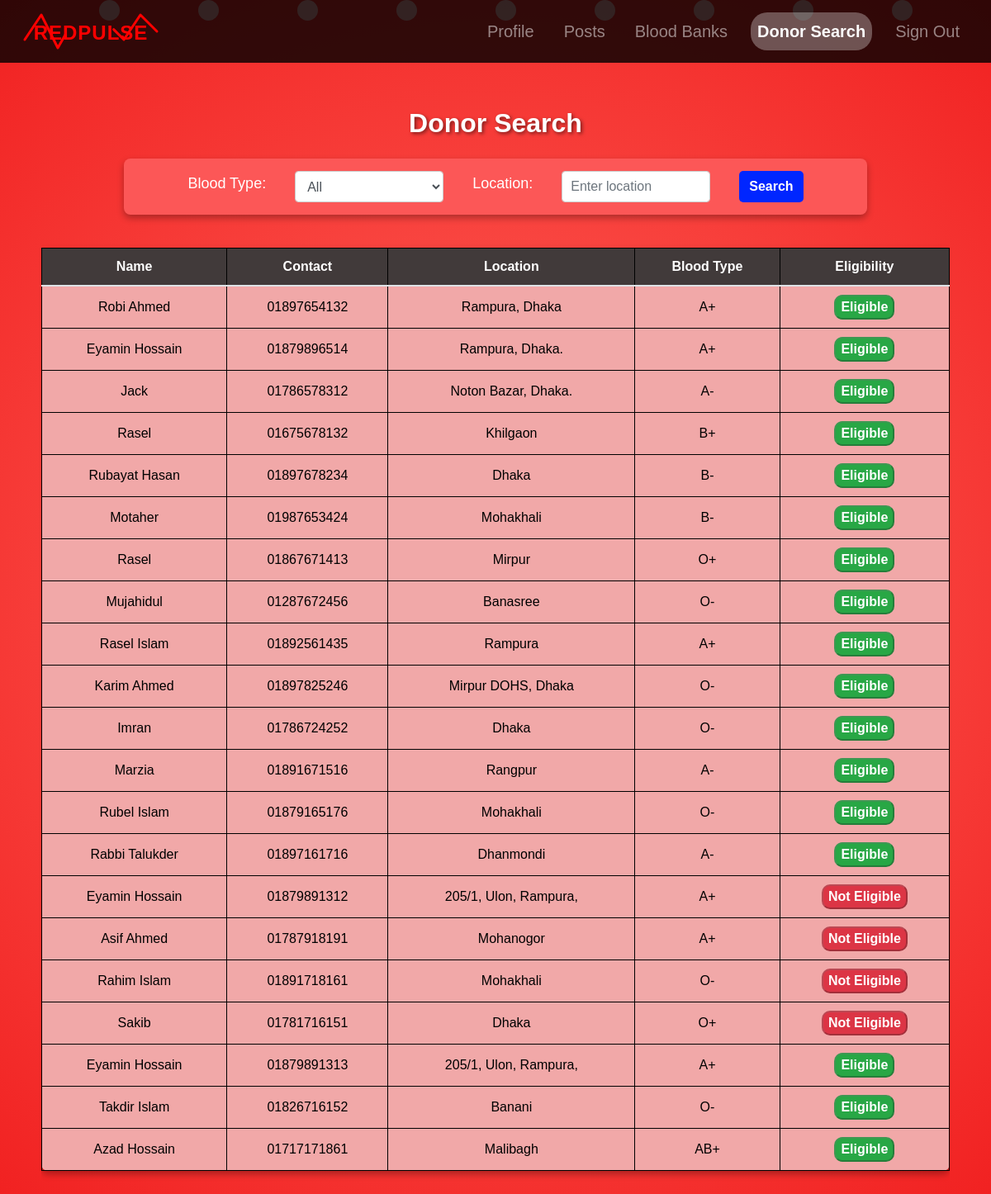
The app's page /donor_search.php (signed in) with its own data.
### tables this page shows
CREATE TABLE `user` (
  `id` int(10) NOT NULL,
  `name` varchar(255) NOT NULL,
  `email` varchar(255) NOT NULL,
  `contact` varchar(255) NOT NULL,
  `password` varchar(255) NOT NULL,
  `bloodtype` varchar(255) NOT NULL,
  `lastdonationdate` date DEFAULT NULL,
  `location` varchar(255) NOT NULL,
  `profile_picture` varchar(255) NOT NULL DEFAULT 'photos/images.png',
  `created_at` datetime DEFAULT NULL
);

### donor_search.php (the view, shortened to what this page needs)
<?php
$host = "localhost";
$dbname = "blooddonationmanagementsystem";
$username = "root";
$password = "";
try {
    $conn = new PDO("mysql:host=$host;dbname=$dbname;charset=utf8", $username, $password);
    $conn->setAttribute(PDO::ATTR_ERRMODE, PDO::ERRMODE_EXCEPTION);
} catch (PDOException $e) {
    die("Database connection failed: " . $e->getMessage());
}
$loggedInUserId = $_SESSION['user_id'];
$query = "SELECT name, contact, location, bloodtype, lastdonationdate,
    CASE
        WHEN lastdonationdate IS NULL OR lastdonationdate <= DATE_SUB(CURDATE(), INTERVAL 90 DAY)
        THEN 'Eligible'
        ELSE 'Not Eligible'
    END AS eligibility_status
FROM user
WHERE id != :logged_in_user_id";
$params = [':logged_in_user_id' => $loggedInUserId];
$stmt = $conn->prepare($query);
$stmt->execute($params);
$donors = $stmt->fetchAll(PDO::FETCH_ASSOC);
?>
<!DOCTYPE html>
<html lang="en">
<head>
    <link rel="stylesheet" href="https://stackpath.bootstrapcdn.com/bootstrap/4.5.2/css/bootstrap.min.css">
</head>
<body>
<nav class="navbar navbar-expand-lg navbar-dark fixed-top">
        <a class="navbar-brand">
            <div class="logo-container">
                <svg width="180" height="60" viewBox="0 0 180 60" xmlns="http://www.w3.org/2000/svg">
                    <text x="90" y="40" class="pulse-text">RedPulse</text>
                    <polyline points="10,40 30,10 50,50 70,15 90,45 110,20 130,40 150,10 170,30"
                              class="pulse-line"
                              stroke-linecap="round"
                              stroke-linejoin="round">
                    </polyline>
                </svg>
            </div>
        </a>
        <div class="collapse navbar-collapse justify-content-end" id="navbarNav">
        <ul class="navbar-nav">
    <li class="nav-item">
        <a class="nav-link" href="profile.php">Profile</a>
    </li>
    <li class="nav-item">
        <a class="nav-link" href="posts.php">Posts</a>
    </li>
    <li class="nav-item">
        <a class="nav-link" href="bloodbanks_all.php">Blood Banks</a>
    </li>
    <li class="nav-item">
        <a class="nav-link active" href="donor_search.php">Donor Search</a>
    </li>
    <li class="nav-item">
        <a class="nav-link" href="signout.php">Sign Out</a>
    </li>
</ul>
        </div>
    </nav>
    <div class="container">
        <h2 class="text-center mb-4">Donor Search</h2>
<form class="search-form" method="GET">
    <label for="bloodtype">Blood Type:</label>
    <select name="bloodtype" id="bloodtype" class="form-control">
       <option value="">All</option>
    </select>
    <label for="location">Location:</label>
    <input type="text" name="location" id="location" class="form-control"
           placeholder="Enter location"
           value="<?= htmlspecialchars($_GET['location'] ?? '') ?>">
    <button type="submit" class="btn btn-primary">Search</button>
</form>
        <div class="table-responsive">
            <table class="table table-bordered">
                <thead>
                    <tr>
                        <th>Name</th>
                        <th>Contact</th>
                        <th>Location</th>
                        <th>Blood Type</th>
                        <th>Eligibility</th>
                    </tr>
                </thead>
                <tbody>
                    <?php foreach ($donors as $donor): ?>
                        <tr>
                            <td><?= htmlspecialchars($donor['name']) ?></td>
                            <td><?= htmlspecialchars($donor['contact']) ?></td>
                            <td><?= htmlspecialchars($donor['location']) ?></td>
                            <td><?= htmlspecialchars($donor['bloodtype']) ?></td>
                            <td>
                                <button class="<?= $donor['eligibility_status'] == 'Eligible' ? 'eligible-btn' : 'not-eligible-btn' ?>" disabled>
                                    <?= htmlspecialchars($donor['eligibility_status']) ?>
                                </button>
                            </td>
                        </tr>
                    <?php endforeach; ?>
                </tbody>
            </table>
        </div>
    </div>
     <div class="floating-drops">
        <div class="drop" style="left: 10%; animation-delay: 0s;"></div>
        <div class="drop" style="left: 20%; animation-delay: 2s;"></div>
        <div class="drop" style="left: 30%; animation-delay: 4s;"></div>
        <div class="drop" style="left: 40%; animation-delay: 1s;"></div>
        <div class="drop" style="left: 50%; animation-delay: 3s;"></div>
        <div class="drop" style="left: 60%; animation-delay: 5s;"></div>
        <div class="drop" style="left: 70%; animation-delay: 0s;"></div>
        <div class="drop" style="left: 80%; animation-delay: 2s;"></div>
        <div class="drop" style="left: 90%; animation-delay: 4s;"></div>
    </div>
</body>
</html>

### donor_search.php (style rules this page uses)
body { background: radial-gradient(circle, rgb(255, 99, 90) 0%, rgb(241, 33, 33) 100%); color: black; font-family: 'Arial', sans-serif; }
.container { margin-top: 110px; padding: 20px; background: none; }
h2 { color: white; font-weight: bold; text-shadow: 2px 2px 4px rgba(0, 0, 0, 0.5); animation: slideDown 1.5s ease-in-out; }
.text-center { text-align: center; }
.table { background: rgb(241, 168, 168); border-radius: 8px; box-shadow: 0 4px 8px rgba(0, 0, 0, 0.3); border-color: black solid 1px; margin-top: 20px; width: 100%; }
.table th, .table td { color: black; text-align: center; vertical-align: middle; padding: 10px; border: 1px solid black; }
.search-form { margin: 20px auto; max-width: 900px; background: rgb(252, 87, 87); padding: 15px 20px; border-radius: 8px; box-shadow: 0 4px 8px rgba(0, 0, 0, 0.3); display: flex; align-items: center; justify-content: center; flex-wrap: wrap; gap: 30px; }
.search-form label { font-weight: 500; font-size: 18px; color: white; margin-right: 5px; }
.search-form select, .search-form input[type="text"] { max-width: 180px; width: 100%; margin-right: 5px; padding: 5px 10px; border-radius: 4px; border: 1px solid #ccc; }
.search-form button { background-color: rgb(0, 38, 255); border: none; padding: 7px 12px; border-radius: 5px; font-weight: bold; transition: background-color 0.3s, color 0.3s; color: white; }
.table th { text-align: center; background-color: rgb(65, 58, 58); color: white; }
.navbar { background-color: rgba(0, 0, 0, 0.8) !important; padding: 3px 20px; }
.navbar-brand { color: #fff !important; font-size: 22px; font-weight: bold; text-transform: uppercase; letter-spacing: 1px; display: flex; align-items: center; }
.navbar-nav .nav-item .nav-link.active { color:rgb(253, 253, 253) !important; background-color: rgba(255, 255, 255, 0.3); border-radius: 20px; font-weight: bold; }
.navbar-nav .nav-item { padding: 0px 10px; }
.navbar a { font-size: 20px; }
.eligible-btn { color: #fff; background-color: #28a745; border-radius: 10px; font-weight: bold; }
.not-eligible-btn { color: #fff; background-color: #dc3545; border-radius: 10px; font-weight: bold; }
.table-responsive { margin-top: 20px; max-width: 100%; overflow-x: auto; }
.floating-drops { position: absolute; top: 0; left: 0; width: 100%; height: 100%; overflow: hidden; z-index: -1; }
.drop { position: absolute; width: 25px; height: 25px; background-color: #ffcccb; border-radius: 50%; animation: float 10s infinite ease-in-out; opacity: 0.8; }
.drop:nth-child(odd) { animation-duration: 10s; }
.drop:nth-child(even) { animation-duration: 12s; }
.logo-container { width: 180px; height: 60px; display: flex; align-items: center; justify-content: center; }
.pulse-text { font-family: Arial, sans-serif; font-size: 24px; fill: red; font-weight: bold; text-anchor: middle; animation: textGlow 1.5s infinite alternate; }

### records on screen
user: name "Robi Ahmed", contact "01897654132", location "Rampura, Dhaka", bloodtype "A+", eligibility_status "Eligible"
user: name "Eyamin Hossain", contact "01879896514", location "Rampura, Dhaka.", bloodtype "A+", eligibility_status "Eligible"
user: name "Jack", contact "01786578312", location "Noton Bazar, Dhaka.", bloodtype "A-", eligibility_status "Eligible"
user: name "Rasel", contact "01675678132", location "Khilgaon", bloodtype "B+", eligibility_status "Eligible"
user: name "Rubayat Hasan", contact "01897678234", location "Dhaka", bloodtype "B-", eligibility_status "Eligible"
user: name "Motaher", contact "01987653424", location "Mohakhali", bloodtype "B-", eligibility_status "Eligible"
user: name "Rasel", contact "01867671413", location "Mirpur", bloodtype "O+", eligibility_status "Eligible"
user: name "Mujahidul", contact "01287672456", location "Banasree", bloodtype "O-", eligibility_status "Eligible"
user: name "Rasel Islam", contact "01892561435", location "Rampura", bloodtype "A+", eligibility_status "Eligible"
user: name "Karim Ahmed", contact "01897825246", location "Mirpur DOHS, Dhaka", bloodtype "O-", eligibility_status "Eligible"
user: name "Imran", contact "01786724252", location "Dhaka", bloodtype "O-", eligibility_status "Eligible"
user: name "Marzia", contact "01891671516", location "Rangpur", bloodtype "A-", eligibility_status "Eligible"
user: name "Rubel Islam", contact "01879165176", location "Mohakhali", bloodtype "O-", eligibility_status "Eligible"
user: name "Rabbi Talukder", contact "01897161716", location "Dhanmondi", bloodtype "A-", eligibility_status "Eligible"
user: name "Eyamin Hossain", contact "01879891312", location "205/1, Ulon, Rampura,", bloodtype "A+", eligibility_status "Not Eligible"
user: name "Asif Ahmed", contact "01787918191", location "Mohanogor", bloodtype "A+", eligibility_status "Not Eligible"
user: name "Rahim Islam", contact "01891718161", location "Mohakhali", bloodtype "O-", eligibility_status "Not Eligible"
user: name "Sakib", contact "01781716151", location "Dhaka", bloodtype "O+", eligibility_status "Not Eligible"
user: name "Eyamin Hossain", contact "01879891313", location "205/1, Ulon, Rampura,", bloodtype "A+", eligibility_status "Eligible"
user: name "Takdir Islam", contact "01826716152", location "Banani", bloodtype "O-", eligibility_status "Eligible"
user: name "Azad Hossain", contact "01717171861", location "Malibagh", bloodtype "AB+", eligibility_status "Eligible"
